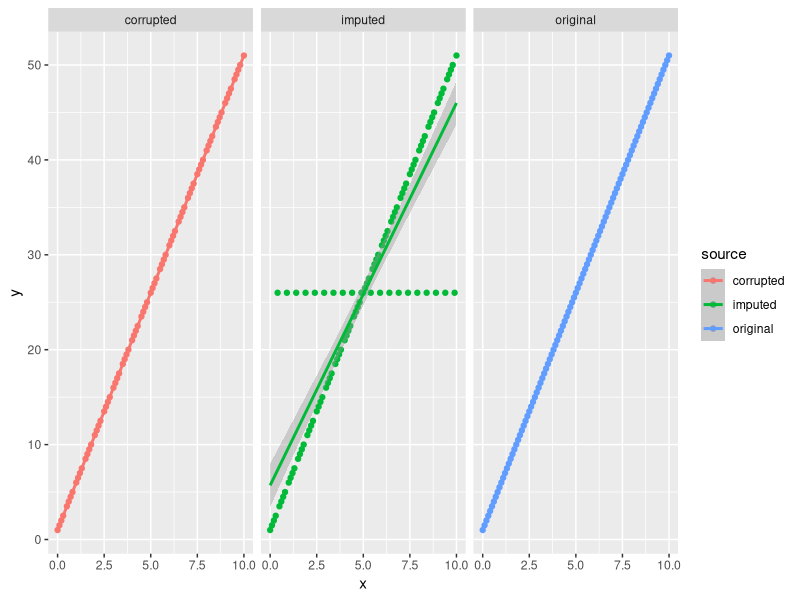

Write R code to recreate this figure.
## ---- chunk 1
knitr::opts_chunk$set(echo = TRUE)
## ---- chunk 2
library(tidyverse)

impute_by_median<-function(x){
  
  md<-median(x,na.rm=1)
  
  impute_f<-function(z){
    if(is.na(z)){
      return(md)
    }else{
      return(z)
    }
  }
    return(map_dbl(x,impute_f))
}

v<-c(1,2,NA,4)
impute_by_median(v)


x<-seq(0,10,0.1)

y<-5*x + 1

df_xy<-data.frame(x,y)

df_xy%>%head(5)    

df_xy%>%
mutate(z=map2_dbl(x,y,~.x+.y))%>%
head(5)

sometimes_missing<-function(index,value){
  if(index %% 5 ==0){
    return (NA)
    }else{
      return (value)
    }
  }


#sometimes_missing(14,25)
#sometimes_missing(15,25)

# how to use row_number() to extract the index?
df_xy_missing<-df_xy%>%
    mutate(y=map2_dbl(x,y,~sometimes_missing(match(.y,y),.y)))

#df_xy_missing%>%head(10)

df_xy_impute<-df_xy_missing%>%
  mutate(y=impute_by_median(y))
 
df_xy_impute%>%head(10)
  
df_xy<-df_xy%>%
mutate(source="original")
df_xy_missing<-df_xy_missing%>%
mutate(source="corrupted")
df_xy_impute<-df_xy_impute%>%
mutate(source="imputed")

df_combined<-rbind(df_xy,df_xy_missing,df_xy_impute)
df_combined%>% head()

ggplot(df_combined,aes(x=x,y=y,color=source))+
  geom_point()+
  facet_wrap(~source)+
  geom_smooth(method='lm')


## ---- chunk 3
library(readxl)
folder_path<-"HockeyLeague.xlsx"
